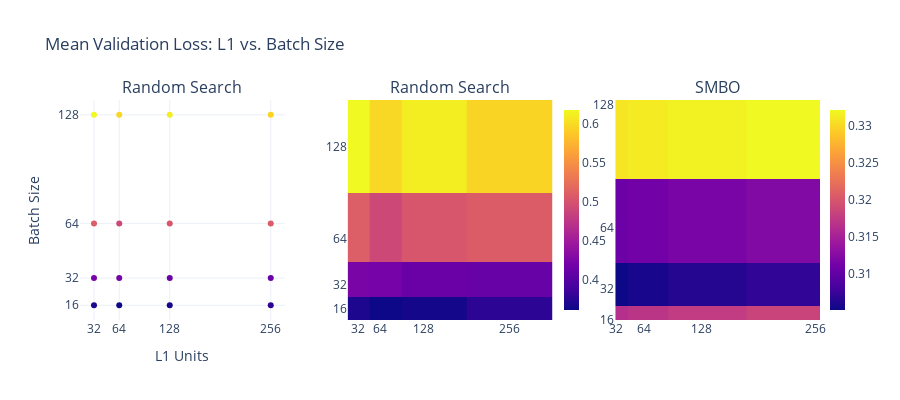

Here is the notebook cell this chart was saved with:
### Markdown cell above
<div style="display: flex; justify-content: space-between; align-items: center; width: 100%;">
    <span style="color: #ff6900; font-size: 25px; font-weight: bold;">Units in Layer 1 vs. Batch Size</span>
    <span style="text-align: right; font-size: 12px;">Lena Hammerer | Luisa Ibele | Hanna Steinwender</span>
</div>

- \# of _Units in Layer 1_ does have very little influence on results
- bigger _Batch Size_ with no other configuration changes requires more resources but does not help performance

### Code cell
fig = make_subplots(rows=1, cols=3, subplot_titles=["Random Search", "Random Search", "SMBO"], horizontal_spacing=0.085)

plot = go.Scatter(
    x=df_flat_e2['config.l1'], 
    y=df_flat_e2['config.batch_size'], 
    marker_color=df_flat_e2['mean_val_loss'], 
    mode='markers')
fig.add_trace(plot, row=1, col=1)

plot = go.Heatmap(
    z=[df_flat_e2[df_flat_e2['config.batch_size']==x]['mean_val_loss'].tolist() for x in df_flat_e2['config.batch_size'].unique()],
    x=df_flat_e2['config.l1'].unique(),
    y=df_flat_e2['config.batch_size'].unique(),
    #zsmooth='best',
    coloraxis='coloraxis'
)
fig.add_trace(plot, row=1, col=2)

def getHPIndex(name):
    map = [(i, x[0]) for i, x in enumerate(spotTuner_e8.print_importance(print_screen=False))]
    return [x[0] for x in map if x[1] == name][0]

# lower and upper
i = getHPIndex('l1')
j = getHPIndex('batch_size')
x = np.linspace(spotTuner_e8.lower[i], spotTuner_e8.upper[i], num=50)
y = np.linspace(spotTuner_e8.lower[j], spotTuner_e8.upper[j], num=50)
X, Y = meshgrid(x, y)
# Predict based on the optimized results
z0 = np.mean(np.array([spotTuner_e8.lower, spotTuner_e8.upper]), axis=0)
zz = array([spotTuner_e8.surrogate.predict(array([spotTuner_e8.chg(x, y, z0, i, j)])) for x, y in zip(ravel(X), ravel(Y))])
zs = zz[:, 0]
Z = zs.reshape(X.shape)
min_z = np.min(Z)
max_z = np.max(Z)
plot = go.Heatmap(
    z=Z,
    x=[2**val for val in x],
    y=[2**val for val in y],
    #zsmooth='best',
    coloraxis='coloraxis2'
)
fig.add_trace(plot, row=1, col=3)

fig.update_xaxes(
    title = 'L1 Units',
    tickmode = 'array',
    tickvals = df_flat_e2['config.l1'].unique(),
    row=1, col=1
)
fig.update_yaxes(
    title = 'Batch Size',
    tickmode = 'array',
    tickvals = df_flat_e2['config.batch_size'].unique(),
    row=1, col=1
)
fig.update_xaxes(
    tickmode = 'array',
    tickvals = df_flat_e2['config.l1'].unique(),
    row=1, col=2
)
fig.update_yaxes(
    tickmode = 'array',
    tickvals = df_flat_e2['config.batch_size'].unique(),
    row=1, col=2
)

fig.update_xaxes(
    tickmode = 'array',
    tickvals = df_flat_e2['config.l1'].unique(),
    row=1, col=3
)
fig.update_yaxes(
    tickmode = 'array',
    tickvals = df_flat_e2['config.batch_size'].unique(),
    row=1, col=3
)

fig.update_layout(coloraxis=dict(colorbar_x=0.64, colorbar_thickness=15),
                  coloraxis2=dict(colorbar_x=1, colorbar_thickness=15))

fig.update_layout(title='Mean Validation Loss: L1 vs. Batch Size', showlegend=False, width=900, height=400)
fig.show()

### Figure 1 — Plotly figure (JSON) as saved in the notebook; plotly's stock layout.template omitted (floating-point values rounded to 4 significant figures; data arrays with more than 128 entries replaced by an {"elided": "..."} marker saying what was removed)
{"data": [{"marker": {"color": [0.3689, 0.4234, 0.5096, 0.6176, 0.3611, 0.4206, 0.4904, 0.5968, 0.3645, 0.4127, 0.5024, 0.6112, 0.3771, 0.4103, 0.5081, 0.5951]}, "mode": "markers", "type": "scatter", "x": [32, 32, 32, 32, 64, 64, 64, 64, 128, 128, 128, 128, 256, 256, 256, 256], "xaxis": "x", "y": [16, 32, 64, 128, 16, 32, 64, 128, 16, 32, 64, 128, 16, 32, 64, 128], "yaxis": "y"}, {"coloraxis": "coloraxis", "type": "heatmap", "x": [32, 64, 128, 256], "xaxis": "x2", "y": [16, 32, 64, 128], "yaxis": "y2", "z": [[0.3689, 0.3611, 0.3645, 0.3771], [0.4234, 0.4206, 0.4127, 0.4103], [0.5096, 0.4904, 0.5024, 0.5081], [0.6176, 0.5968, 0.6112, 0.5951]]}, {"coloraxis": "coloraxis2", "type": "heatmap", "x": [32, 33.39, 34.83, 36.34, 37.92, 39.56, 41.28, 43.07, 44.94, 46.88, 48.92, 51.04, 53.25, 55.56, 57.97, 60.48, 63.1, 65.84, 68.69, 71.67, 74.78, 78.02, 81.4, 84.93, 88.61, 92.45, 96.46, 100.6, 105.0, 109.6, 114.3, 119.3, 124.4, 129.8, 135.5, 141.3, 147.4, 153.8, 160.5, 167.5, 174.7, 182.3, 190.2, 198.5, 207.1, 216.0, 225.4, 235.2, 245.4, 256], "xaxis": "x3", "y": [16, 16.69, 17.42, 18.17, 18.96, 19.78, 20.64, 21.53, 22.47, 23.44, 24.46, 25.52, 26.62, 27.78, 28.98, 30.24, 31.55, 32.92, 34.35, 35.83, 37.39, 39.01, 40.7, 42.46, 44.3, 46.23, 48.23, 50.32, 52.5, 54.78, 57.15, 59.63, 62.21, 64.91, 67.73, 70.66, 73.72, 76.92, 80.26, 83.73, 87.36, 91.15, 95.1, 99.23, 103.5, 108.0, 112.7, 117.6, 122.7, 128], "yaxis": "y3", "z": {"elided": "50x50 float values"}}], "layout": {"annotations": [{"font": {"size": 16}, "showarrow": false, "text": "Random Search", "x": 0.1383, "xanchor": "center", "xref": "paper", "y": 1, "yanchor": "bottom", "yref": "paper"}, {"font": {"size": 16}, "showarrow": false, "text": "Random Search", "x": 0.5, "xanchor": "center", "xref": "paper", "y": 1, "yanchor": "bottom", "yref": "paper"}, {"font": {"size": 16}, "showarrow": false, "text": "SMBO", "x": 0.8617, "xanchor": "center", "xref": "paper", "y": 1, "yanchor": "bottom", "yref": "paper"}], "coloraxis": {"colorbar": {"thickness": 15, "x": 0.64, "y": 0.5}}, "coloraxis2": {"colorbar": {"thickness": 15, "x": 1, "y": 0.5}}, "height": 400, "showlegend": false, "title": {"text": "Mean Validation Loss: L1 vs. Batch Size"}, "width": 900, "xaxis": {"anchor": "y", "autorange": true, "domain": [0, 0.2767], "range": [14.28, 273.7], "tickmode": "array", "tickvals": [32, 64, 128, 256], "title": {"text": "L1 Units"}, "type": "linear"}, "xaxis2": {"anchor": "y2", "autorange": true, "domain": [0.3617, 0.6383], "range": [16, 320], "tickmode": "array", "tickvals": [32, 64, 128, 256], "type": "linear"}, "xaxis3": {"anchor": "y3", "autorange": true, "domain": [0.7233, 1], "range": [31.31, 261.3], "tickmode": "array", "tickvals": [32, 64, 128, 256], "type": "linear"}, "yaxis": {"anchor": "x", "autorange": true, "domain": [0, 1], "range": [7.328, 136.7], "tickmode": "array", "tickvals": [16, 32, 64, 128], "title": {"text": "Batch Size"}, "type": "linear"}, "yaxis2": {"anchor": "x2", "autorange": true, "domain": [0, 1], "range": [8, 160], "tickmode": "array", "tickvals": [16, 32, 64, 128], "type": "linear"}, "yaxis3": {"anchor": "x3", "autorange": true, "domain": [0, 1], "range": [15.65, 130.7], "tickmode": "array", "tickvals": [16, 32, 64, 128], "type": "linear"}}}
